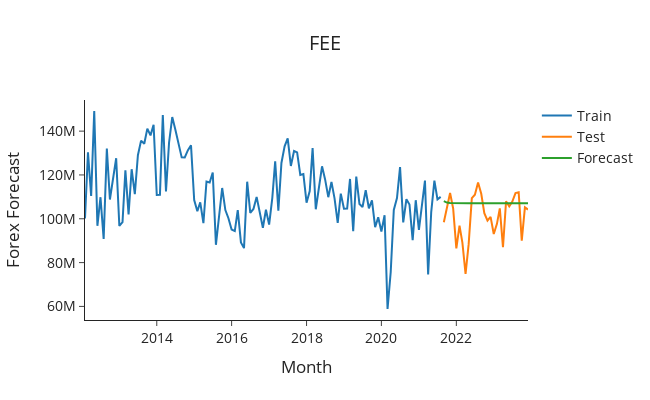

The code cell stored with this chart in its notebook:
### Code cell
# Plot the forecasts
plot_forecasts(forecasts, 'FEE')
